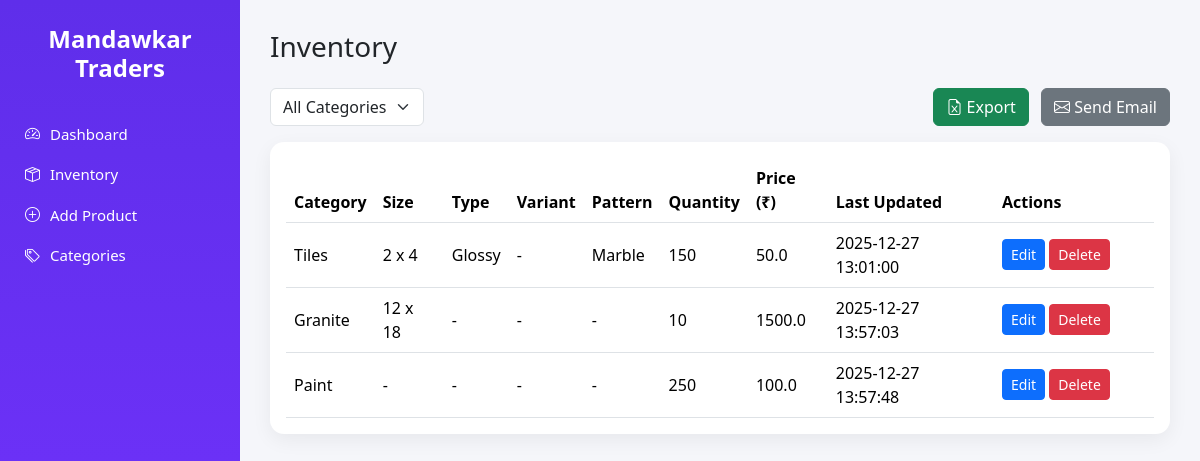
The page /inventory on the database as committed earlier.
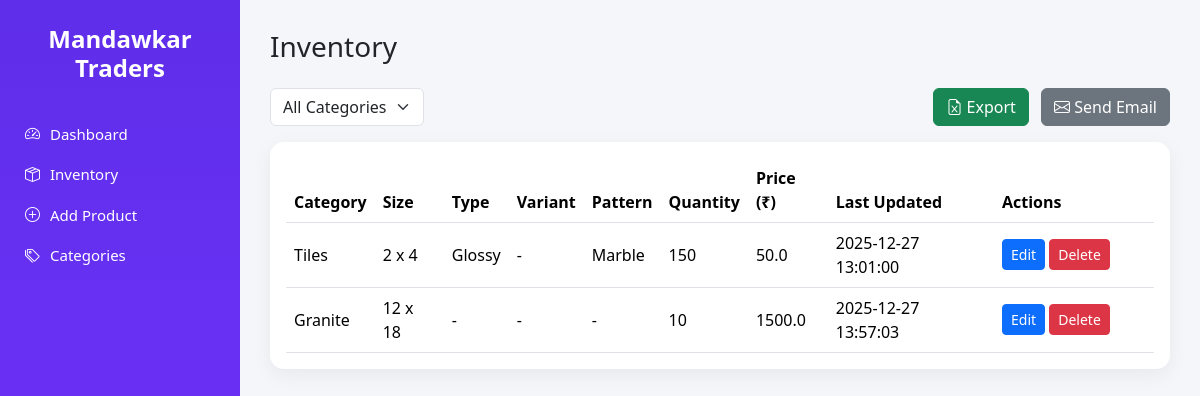
The same page on the database as committed later.
### tables this page shows
CREATE TABLE products (
        id INTEGER PRIMARY KEY AUTOINCREMENT,
        category TEXT NOT NULL,
        size TEXT,
        type TEXT,
        variant TEXT,
        pattern TEXT,
        quantity INTEGER NOT NULL,
        price REAL NOT NULL,
        last_updated TEXT NOT NULL
    );

### app.py (the view)
@app.route("/inventory")
def inventory():
    category = request.args.get("category")
    conn = get_connection()
    cursor = conn.cursor()
    if category:
        cursor.execute("SELECT * FROM products WHERE category = ?", (category,))
    else:
        cursor.execute("SELECT * FROM products")
    products = cursor.fetchall()
    conn.close()
    return render_template(
        "inventory.html",
        products=products,
        selected_category=category
    )

### utils/db.py (called while the page is built)
def get_connection():
    return sqlite3.connect(DB_NAME)

### templates/inventory.html (shortened to what this page needs)
{% extends "base.html" %}
{% block content %}
<h3 class="mb-4">Inventory</h3>
<div class="d-flex justify-content-between align-items-center mb-3">
    <form method="GET" class="d-flex gap-2">
        <select name="category" class="form-select"
                onchange="this.form.submit()">
            <option value="">All Categories</option>
        </select>
    </form>
    <div>
        <a href="/export" class="btn btn-success">
            <i class="bi bi-file-earmark-excel"></i> Export
        </a>
        <a href="mailto:?subject=Mandawkar Inventory Report&body=Please find the attached inventory Excel report."
           class="btn btn-secondary ms-2">
            <i class="bi bi-envelope"></i> Send Email
        </a>
    </div>
</div>
<div class="card p-3">
<table class="table table-hover align-middle mb-0">
    <thead>
        <tr>
            <th>Category</th>
            <th>Size</th>
            <th>Type</th>
            <th>Variant</th>
            <th>Pattern</th>
            <th>Quantity</th>
            <th>Price (₹)</th>
            <th>Last Updated</th>
            <th style="width: 160px;">Actions</th>
        </tr>
    </thead>
    <tbody>
        {% for p in products %}
        <tr>
            <td>{{ p[1] }}</td>
            <td>{{ p[2] or "-" }}</td>
            <td>{{ p[3] or "-" }}</td>
            <td>{{ p[4] or "-" }}</td>
            <td>{{ p[5] or "-" }}</td>
            <td>{{ p[6] }}</td>
            <td>{{ p[7] }}</td>
            <td>{{ p[8] }}</td>
            <td>
                <a href="/edit/{{ p[0] }}"
                   class="btn btn-sm btn-primary">
                    Edit
                </a>
                <form method="POST"
                      action="/delete-product/{{ p[0] }}"
                      style="display:inline;"
                      onsubmit="return confirm('Are you sure you want to delete this product? This action cannot be undone.');">
                    <button class="btn btn-sm btn-danger">
                        Delete
                    </button>
                </form>
            </td>
        </tr>
        {% endfor %}
    </tbody>
</table>
</div>
{% endblock %}

### templates/base.html (shortened to what this page needs)
<!DOCTYPE html>
<html lang="en">
<head>
    <link href="https://cdn.jsdelivr.net/npm/bootstrap@5.3.2/dist/css/bootstrap.min.css" rel="stylesheet">
    <link href="https://cdn.jsdelivr.net/npm/bootstrap-icons/font/bootstrap-icons.css" rel="stylesheet">
    <link rel="stylesheet" href="{{ url_for('static', filename='css/theme.css') }}">
</head>
<body>
<div class="app-container">
    <aside class="sidebar">
        <h4 class="brand">Mandawkar<br>Traders</h4>
        <ul class="menu">
            <li><a href="/"><i class="bi bi-speedometer2"></i> Dashboard</a></li>
            <li><a href="/inventory"><i class="bi bi-box-seam"></i> Inventory</a></li>
            <li><a href="/add-product"><i class="bi bi-plus-circle"></i> Add Product</a></li>
            <li><a href="/categories"><i class="bi bi-tags"></i> Categories</a></li>
        </ul>
    </aside>
    <main class="content">
        {% block content %}{% endblock %}
    </main>
</div>
</body>
</html>

### static/css/theme.css (style rules this page uses)
body { margin: 0; font-family: 'Segoe UI', sans-serif; background: #f5f6fa; }
.app-container { display: flex; height: 100vh; }
.sidebar { width: 240px; background: linear-gradient(180deg, #5f2eea, #7433ff); color: white; padding: 25px; }
.brand { text-align: center; font-weight: bold; margin-bottom: 40px; }
.menu { list-style: none; padding: 0; }
.menu li { margin: 18px 0; }
.menu a { color: white; text-decoration: none; font-size: 15px; display: flex; align-items: center; gap: 10px; }
.content { flex: 1; padding: 30px; overflow-y: auto; }
.card { border-radius: 14px; border: none; box-shadow: 0 6px 20px rgba(0,0,0,0.06); }

Rows that differ between the two databases and show on the page:
removed products: category "Paint", size "-", type "-", variant "-", pattern "-", quantity "250", price "100.0", last_updated "2025-12-27 13:57:48"
